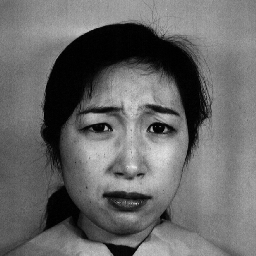
#> input picture RawData/KA.DI1.42.tiff, 256 x 256 px; its folder holds only this picture in this run
$ python main_landmark.py   (older library calls are emulated)
#> lines starting #> are read from the running program, lines starting #| are printed output that depends on the picture; after the words box and inside, x2 and y2 are one past the last pixel; in counts of white or black regions, pixels touching at a corner belong together
### preprocessor.py
# Thai Thien 1351040

import cv2
import copyright
import numpy as np
from os import listdir
from os.path import isfile, join, splitext
import os.path

class PreProcessor:
    def __init__(self, face_xml, eye_xml, mouth_xml, nose_xml):
        """

        :param face_xml: pretrain cascade classifier for face detection
        :param eye_xml: pretrain cascade classifier for eye detection
        :param mouth_xml: pretrain cascade classifier for mouth detection
        :param nose_xml: pretrain cascade classifier for nose detection
        """
        self.FAILED_MOUTH = 'FAILED to detect MOUTH'
        self.FAILED_EYE = 'FAILED to detect EYE'
        self.FAILED_NOSE = 'FAILED to detect NOSE'
        self.face_cascade = cv2.CascadeClassifier(face_xml)
        self.eye_cascade = cv2.CascadeClassifier(eye_xml)
        self.nose_cascade = cv2.CascadeClassifier(nose_xml)
        self.mouth_cascade = cv2.CascadeClassifier(mouth_xml)
        self.kernel = np.ones((5, 5), np.float32) / 25

    def process_file(self, filename, size_dim, landmark = False):
        """
        Convert image to black scale
        detect face in image
        return a array of face size 96x96
        :param filename: raw data file name
        :return:
        ret: an array each element is tuple (roi_face, roi_eyes, roi_nose, roi_mouth)
        """
#> called with filename = './RawData/KA.DI1.42.tiff', size_dim = 96, landmark = False
        print ('process file ', filename)
        img = cv2.imread(filename)
#> img is the input picture: shape (256, 256, 3); min 0, max 238, mean 104.6
        gray = cv2.cvtColor(img, cv2.COLOR_BGR2GRAY) # Color -> grayscale
        gray = cv2.GaussianBlur(gray,(5,5),0)  # blur gaussian
        ret = []
        faces = self.face_cascade.detectMultiScale(gray, 1.3, 5)
#> faces = [[53, 65, 159, 159]]
        for (x, y, w, h) in faces:
            roi_eyes = []
            cv2.rectangle(img, (x, y), (x + w, y + h), (255, 0, 0), 2)
            roi_gray = gray[y:y + h, x:x + w]
            roi_gray = cv2.resize(roi_gray, (size_dim, size_dim))   # resize image to 96x96
            roi_face = roi_gray

            if (landmark):
                # detect eye
                eyes = self.eye_cascade.detectMultiScale(roi_gray)
                if len(eyes) <2:
                    return self.FAILED_EYE

                for (ex, ey,ew,eh) in eyes:
                    roi_eye = roi_face[ey:ey + eh, ex:ex + ew]
                    roi_eyes.append(roi_eye)

                # detect nose
                nose = self.nose_cascade.detectMultiScale(roi_gray)
                if len(nose) < 1:
                    return self.FAILED_NOSE

                nx, ny, nw, nh = nose[0]
                roi_nose = roi_face[ny:ny + nh, nx:nx + nw]

                # detect mouth
                mouth = self.mouth_cascade.detectMultiScale(roi_gray)
                if len(mouth) < 1:
                    return self.FAILED_MOUTH

                mx, my, mw, mh = mouth[0]
                roi_mouth = roi_face[my:my + mh, mx:mx + mw]

                sample = (roi_face, roi_eyes, roi_nose, roi_mouth)
            else:
                sample = (roi_face, None)

            ret.append(sample)
#> this loop made 1 pass
#> pass 1, in process_file, `roi_gray = gray[y:y + h, x:x + w]`:
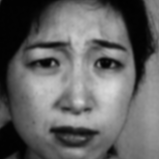
#> roi_gray: shape (159, 159); min 1, max 217, mean 99.9
#> after the loop:
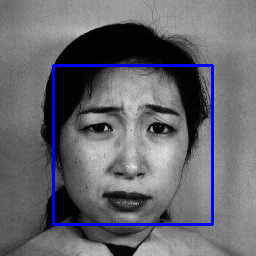
#> img: shape (256, 256, 3); 2.91% of pixels changed, all inside (x1, y1, x2, y2) = (52, 64, 214, 226)
#> after the loop, ret = 1 item
        return ret

    # [15 lines left out: function display_ret, not called in this run]

    def preprocess(self, in_dir, out_dir, size_dim):
        inputs = [f for f in listdir(in_dir) if isfile(join(in_dir, f))]
        for filename in inputs:
            outputs = self.process_file(in_dir+'/'+filename, size_dim)
#> outputs = 1 item
            for output_img in outputs:
                output_img = output_img[0] # only the face
                cv2.imwrite(out_dir+'/'+filename, output_img)
#> this loop made 1 pass

    def preprocess_landmark(self, in_dir, out_dir):
        """
        Preprocess file and get landmark of eye, nose, mouth
        :param in_dir:
        :param out_dir:
        :return:
        """
#> called with in_dir = './RawData', out_dir = './ProcessedDataGroup'
        if not os.path.exists(out_dir):
            os.makedirs(out_dir)
        inputs = [f for f in listdir(in_dir) if isfile(join(in_dir, f))]
        for filename in inputs:
            outputs = self.process_file(in_dir+'/'+filename, size_dim=96, landmark=True)
#> the loop in process_file (call 2), `for (x, y, w, h) in faces:` made 1 pass
#> (x, y, w, h, eyes, nx, ny, nw) on pass 1: (53, 65, 159, 159, [[51, 26, 25, 25], [14, 24, 27, 27]], 31, 51, 31)
#> pass 1, in process_file (call 2), `roi_nose = roi_face[ny:ny + nh, nx:nx + nw]`:
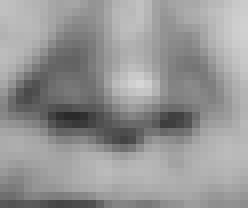
#> roi_nose: shape (26, 31) (shown 8 times larger); min 42, max 214, mean 149.6
#> pass 1, in process_file (call 2), `roi_mouth = roi_face[my:my + mh, mx:mx + mw]`:
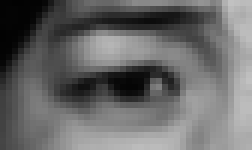
#> roi_mouth: shape (25, 42) (shown 6 times larger); min 2, max 193, mean 104.7
#> outputs = 1 item
            if outputs == self.FAILED_MOUTH or outputs == self.FAILED_NOSE or outputs == self.FAILED_EYE:
                print ('in %s, error %s'%(filename, outputs))
                continue # whenever failed to detect all eyes, nose, mouth, skip picture

            name, extension = splitext(filename)
            subdir = out_dir+'/'+name # contain landmark
            if not os.path.exists(out_dir+'/'+name):
                os.makedirs(out_dir+'/'+name)
            for roi_face, roi_eyes, roi_nose, roi_mouth in outputs:
                cv2.imwrite(out_dir+'/'+filename, roi_face)
                cv2.imwrite(subdir + '/' + 'eye0.tiff', roi_eyes[0])
                cv2.imwrite(subdir + '/' + 'eye1.tiff', roi_eyes[1])
                cv2.imwrite(subdir + '/' + 'nose.tiff', roi_nose)
                cv2.imwrite(subdir + '/' + 'mouth.tiff', roi_mouth)
#> this loop made 1 pass
#> pass 1, in preprocess_landmark, `cv2.imwrite(subdir + '/' + 'eye0.tiff', roi_eyes[0])`:
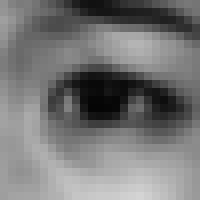
#> saved as eye0.tiff: shape (25, 25) (shown 8 times larger); min 5, max 212, mean 118.2
#> pass 1, in preprocess_landmark, `cv2.imwrite(subdir + '/' + 'eye1.tiff', roi_eyes[1])`:
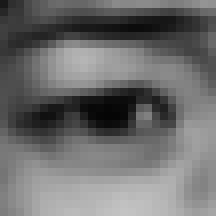
#> saved as eye1.tiff: shape (27, 27) (shown 8 times larger); min 5, max 195, mean 108.9

### util.py

#  (happiness, sadness, surprise, anger, disgust, fear)
happiness = 'HA'
sadness = 'SA'
surprise = 'SU'
anger = 'AN'
disgust = 'DI'
fear = 'FE'
neutral = 'NE'
expression = [neutral,happiness, sadness, surprise, anger, disgust, fear]

def jaffe_labeling(name):
    expression_str = name[3:5]
    return expression.index(expression_str)

### feature_extraction/extractor.py
import cv2
from skimage.feature import local_binary_pattern
import numpy as np
from os import listdir
from os.path import isfile, join

class FeatureExtractor:
    def __init__(self):
        self.radius = 3
        self.n_point = self.radius*8
        self.METHOD = 'uniform'

    # [6 lines left out: function extract, not called in this run]

    def extract_group(self,folder):
        """
        Extract feature of whole folder (eyes, nose, mouth)
        :param folder:
        :return:
        """
        f = listdir(folder)
        files = [f for f in listdir(folder) if isfile(folder+"/"+f)]
        h = np.array([])
        for file in files:
            img = cv2.imread(folder + '/' + file)
            hist = self.extract(img)
            h = np.concatenate((h, hist))
        return h

### main_landmark.py
# Thai Thien 1351040

from preprocessor import PreProcessor
import cv2
import copyright
from os import listdir
import os
from os.path import isfile, join
import util
from sklearn.model_selection import train_test_split
import numpy as np
import sklearn.svm as svm
from sklearn.metrics import classification_report
from sklearn.model_selection import GridSearchCV
from sklearn.preprocessing import normalize

from feature_extraction.extractor import FeatureExtractor

PROCESSED_GROUP_DATA_DIR = './ProcessedDataGroup'
RAW_DATA_DIR = './RawData'
dataset_path = 'numpy_dataset'
FACE_XML = 'haarcascade_frontalface_default.xml'
MOUTH_XML = 'haarcascade_mcs_mouth.xml'
NOSE_XML = 'haarcascade_mcs_nose.xml'
EYE_XML = 'haarcascade_eye.xml'


def evaluate_classifier(clf, X_train, X_test, y_train, y_test):
    print (clf)
    # evaluate svm
    print ('evaluate on training set')
    pred_train = clf.predict(X_train)
    correct = np.equal(pred_train, y_train)
    n_correct = len(correct[correct == True])
    acc = float(n_correct) / len(y_train)
    print ('correct %d on total %d' % (n_correct, len(y_train)))
    print ('acc = ', acc)

    # evaluate svm
    print ('evaluate on test set')
    pred_test = clf.predict(X_test)
    correct = np.equal(pred_test, y_test)
    n_correct = len(correct[correct == True])
    acc = float(n_correct) / len(y_test)
    print ('correct %d on total %d' % (n_correct, len(y_test)))
    print ('acc = ', acc)


def main():

    '''
     Prerpocessing:
     Crop face in each raw data image and resize to 96x96
     The preprocessed image are saved into ./PreprocessedData
     raw image in ./RawData folder
     processed image would be output to ./ProcessedData
     Please create an empty ProcessedDataGroup folder if it is not exist
    '''

    print ('pictures => faces => patches => extract feature => svm')
    ### Uncomment this block to do preprocessing
    m_pre = PreProcessor(FACE_XML,EYE_XML,MOUTH_XML,NOSE_XML)
    m_pre.preprocess(RAW_DATA_DIR, PROCESSED_GROUP_DATA_DIR, size_dim=96)
    m_pre.preprocess_landmark(RAW_DATA_DIR, PROCESSED_GROUP_DATA_DIR)
    ######################################################################

    data = []
    labels = []
    #if os.path.isfile(dataset_path):
    if (False):
        print ('load old feature')
        dataset = np.load(dataset_path)
        data = dataset['data']
        labels = dataset['labels']
    else:
        # extraction feature of each part (eyes, nose, mouth and concat feature vector)
        print ('Extract feature')
        feature_extractor = FeatureExtractor()
        folders = [f for f in listdir(PROCESSED_GROUP_DATA_DIR) if os.path.isdir(PROCESSED_GROUP_DATA_DIR+"/"+f)]
        for folder in folders:
            feaVec = feature_extractor.extract_group(PROCESSED_GROUP_DATA_DIR+"/"+folder)
            data.append(feaVec)
            label = util.jaffe_labeling(folder)
            labels.append(label)
        # np.savez(dataset_path, data=data, labels = labels)


#> (the run stopped early here; a loop or call above may not have finished)

$ run again, on RawData/KA.FE4.48.tiff
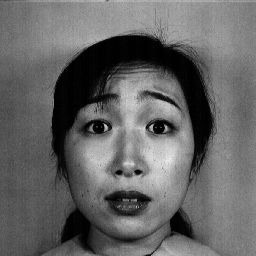
#> input picture RawData/KA.FE4.48.tiff, 256 x 256 px
#> in process_file, img is the input picture: shape (256, 256, 3); min 0, max 235, mean 100.9
#> faces = [[52, 67, 158, 158]]
#> the loop in process_file, `for (x, y, w, h) in faces:` made 1 pass
#> after the loop in process_file, `for (x, y, w, h) in faces:`:
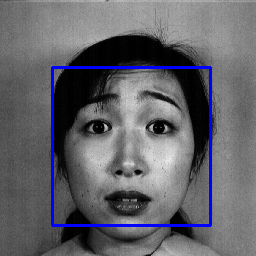
#> img: shape (256, 256, 3); 2.89% of pixels changed, all inside (x1, y1, x2, y2) = (51, 66, 212, 227)
#> after the loop in process_file, `for (x, y, w, h) in faces:`: ret = 1 item
#> the loop in preprocess, `for output_img in outputs:` made 1 pass
#> the loop in process_file (call 2), `for (x, y, w, h) in faces:` made 1 pass
#> (x, y, w, h, eyes, nx, ny, nw) on pass 1: (52, 67, 158, 158, [[14, 23, 27, 27], [52, 23, 26, 26], [31, 65, 30, 30]], 32, 50, 27)
#> the loop in preprocess_landmark, `for roi_face, roi_eyes, roi_nose, roi_mouth in outputs:` made 1 pass
#> pass 1, in preprocess_landmark, `cv2.imwrite(subdir + '/' + 'eye1.tiff', roi_eyes[1])`:
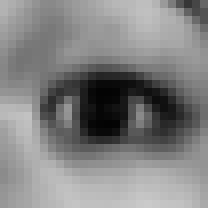
#> saved as eye1.tiff: shape (26, 26) (shown 8 times larger); min 3, max 202, mean 129.5

$ run again, on RawData/KL.DI1.170.tiff
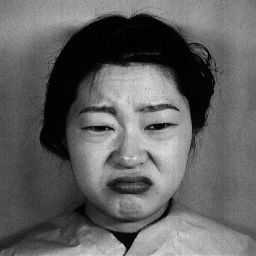
#> input picture RawData/KL.DI1.170.tiff, 256 x 256 px
#> in process_file, img is the input picture: shape (256, 256, 3); min 0, max 233, mean 98
#> faces = [[52, 65, 159, 159]]
#> the loop in process_file, `for (x, y, w, h) in faces:` made 1 pass
#> pass 1, in process_file, `roi_gray = gray[y:y + h, x:x + w]`:
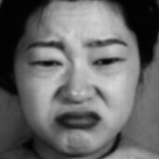
#> roi_gray: shape (159, 159); min 1, max 215, mean 103.7
#> after the loop in process_file, `for (x, y, w, h) in faces:`:
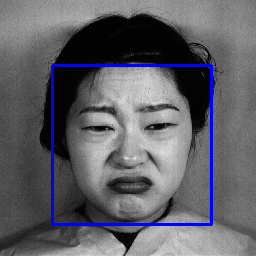
#> img: shape (256, 256, 3); 2.91% of pixels changed, all inside (x1, y1, x2, y2) = (51, 64, 213, 226)
#> after the loop in process_file, `for (x, y, w, h) in faces:`: ret = 1 item
#> the loop in preprocess, `for output_img in outputs:` made 1 pass
#> the loop in process_file, `for (x, y, w, h) in faces:` made 1 pass
#> (x, y, w, h, eyes) on pass 1: (52, 65, 159, 159, [[52, 24, 24, 24]])
#> after the loop in process_file, `for (x, y, w, h) in faces:`: ret = []

$ run again, on RawData/KA.FE1.45.tiff
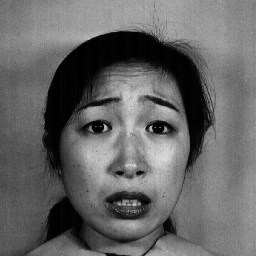
#> input picture RawData/KA.FE1.45.tiff, 256 x 256 px
#> in process_file, img is the input picture: shape (256, 256, 3); min 0, max 242, mean 102
#> faces = [[47, 64, 164, 164]]
#> the loop in process_file, `for (x, y, w, h) in faces:` made 1 pass
#> after the loop in process_file, `for (x, y, w, h) in faces:`:
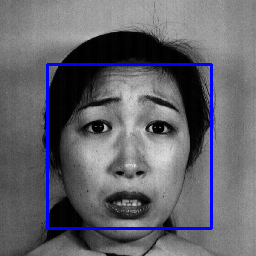
#> img: shape (256, 256, 3); 3% of pixels changed, all inside (x1, y1, x2, y2) = (46, 63, 213, 230)
#> after the loop in process_file, `for (x, y, w, h) in faces:`: ret = 1 item
#> the loop in preprocess, `for output_img in outputs:` made 1 pass
#> the loop in process_file (call 2), `for (x, y, w, h) in faces:` made 1 pass
#> (x, y, w, h, eyes, nx, ny, nw) on pass 1: (47, 64, 164, 164, [[53, 25, 24, 24], [16, 24, 25, 25]], 35, 50, 27)
#> the loop in preprocess_landmark, `for roi_face, roi_eyes, roi_nose, roi_mouth in outputs:` made 1 pass
#> pass 1, in preprocess_landmark, `cv2.imwrite(subdir + '/' + 'eye1.tiff', roi_eyes[1])`:
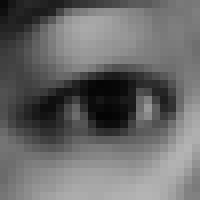
#> saved as eye1.tiff: shape (25, 25) (shown 8 times larger); min 4, max 180, mean 105.2
